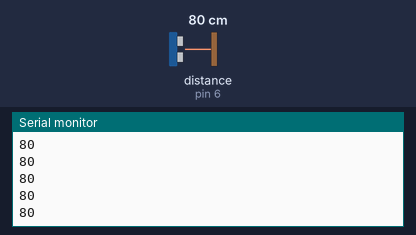
Recording of a sketch running on a simulated Arduino Uno, built with avr-gcc and run on an emulated ATmega328P. On the bench: the last lines printed to the serial monitor. Wiring (inferred from the names in the program): ultrasonic range finder: trigger pin 7; echo pin 6. Inputs (shaded band) come from the test bench; at power-on: distance to the obstacle (sensor on pin 6) 80 cm. The echo pulse lasts 58.3 µs per cm.

Above: at 1.2 s.
1.3 s: distance to the obstacle (sensor on pin 6) set to 2 cm
At 2.1 s:
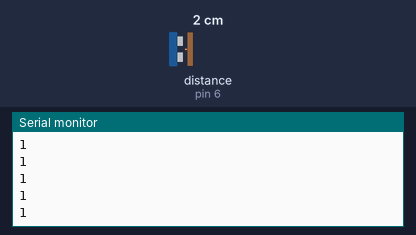
2.8 s: distance to the obstacle (sensor on pin 6) set to 4 cm
At 3.5 s:
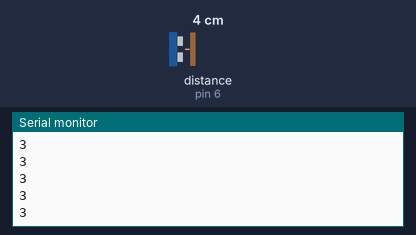
Timing chart, 0 to 5.8 s (numbered marks = the images above; inputs shaded):
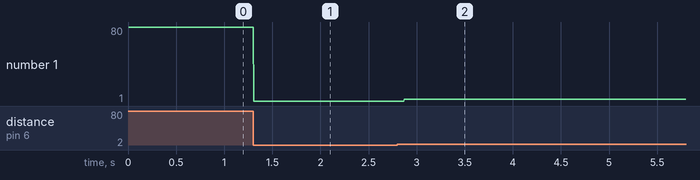

The sketch:

ultrasonic_sensor.ino
```cpp
//ultrasonic sensor which detects the distance of any object using s = d / t formula
int trig = 7;
int echo = 6;

long timeinmicro;
int distanceincm;

void setup() {
  // put your setup code here, to run once:
  Serial.begin(9600);
  pinMode(trig, OUTPUT);
  pinMode(echo, INPUT);
}

void loop() {
  // put your main code here, to run repeatedly:
  digitalWrite(trig, LOW);
  delayMicroseconds(2);
  digitalWrite(trig, HIGH);
  delayMicroseconds(10);
  digitalWrite(trig, LOW);
  timeinmicro = pulseIn(echo, HIGH);
  distanceincm = timeinmicro /29 /2;
  Serial.println(distanceincm);
}
```

Measured:
- after the input at 1.3 s, the serial monitor: prints a new line at once (image 1)
- after the input at 2.8 s, the serial monitor: prints a new line after 0.07 s (image 2)
- plotted number 1: 80 → 1 after the input at 1.3 s, 1 → 3 after the input at 2.8 s
